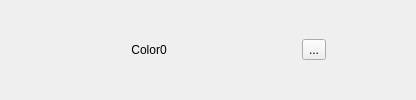
           <widget class="QFrame" name="frame0">
            <property name="frameShape">
             <enum>QFrame::NoFrame</enum>
            </property>
            <property name="frameShadow">
             <enum>QFrame::Plain</enum>
            </property>
            <layout class="QHBoxLayout" name="horizontalLayout_7">
             <property name="leftMargin">
              <number>0</number>
             </property>
             <property name="topMargin">
              <number>0</number>
             </property>
             <property name="rightMargin">
              <number>0</number>
             </property>
             <property name="bottomMargin">
              <number>0</number>
             </property>
             <item>
              <spacer name="horizontalSpacer_7">
               <property name="orientation">
                <enum>Qt::Horizontal</enum>
               </property>
               <property name="sizeHint" stdset="0">
                <size>
                 <width>60</width>
                 <height>20</height>
                </size>
               </property>
              </spacer>
             </item>
             <item>
              <widget class="QLabel" name="labelColor0">
               <property name="minimumSize">
                <size>
                 <width>110</width>
                 <height>0</height>
                </size>
               </property>
               <property name="text">
                <string>Color0 </string>
               </property>
               <property name="alignment">
                <set>Qt::AlignRight|Qt::AlignTrailing|Qt::AlignVCenter</set>
               </property>
              </widget>
             </item>
             <item>
              <spacer name="horizontalSpacer_8">
               <property name="orientation">
                <enum>Qt::Horizontal</enum>
               </property>
               <property name="sizeType">
                <enum>QSizePolicy::Minimum</enum>
               </property>
               <property name="sizeHint" stdset="0">
                <size>
                 <width>10</width>
                 <height>20</height>
                </size>
               </property>
              </spacer>
             </item>
             <item>
              <widget class="QWidget" name="widgetColor0" native="true">
               <property name="minimumSize">
                <size>
                 <width>100</width>
                 <height>0</height>
                </size>
               </property>
              </widget>
             </item>
             <item>
              <spacer name="horizontalSpacer_26">
               <property name="orientation">
                <enum>Qt::Horizontal</enum>
               </property>
               <property name="sizeType">
                <enum>QSizePolicy::Minimum</enum>
               </property>
               <property name="sizeHint" stdset="0">
                <size>
                 <width>10</width>
                 <height>20</height>
                </size>
               </property>
              </spacer>
             </item>
             <item>
              <widget class="QToolButton" name="pushColor0">
               <property name="text">
                <string>...</string>
               </property>
              </widget>
             </item>
             <item>
              <spacer name="horizontalSpacer_9">
               <property name="orientation">
                <enum>Qt::Horizontal</enum>
               </property>
               <property name="sizeHint" stdset="0">
                <size>
                 <width>90</width>
                 <height>20</height>
                </size>
               </property>
              </spacer>
             </item>
            </layout>
           </widget>
